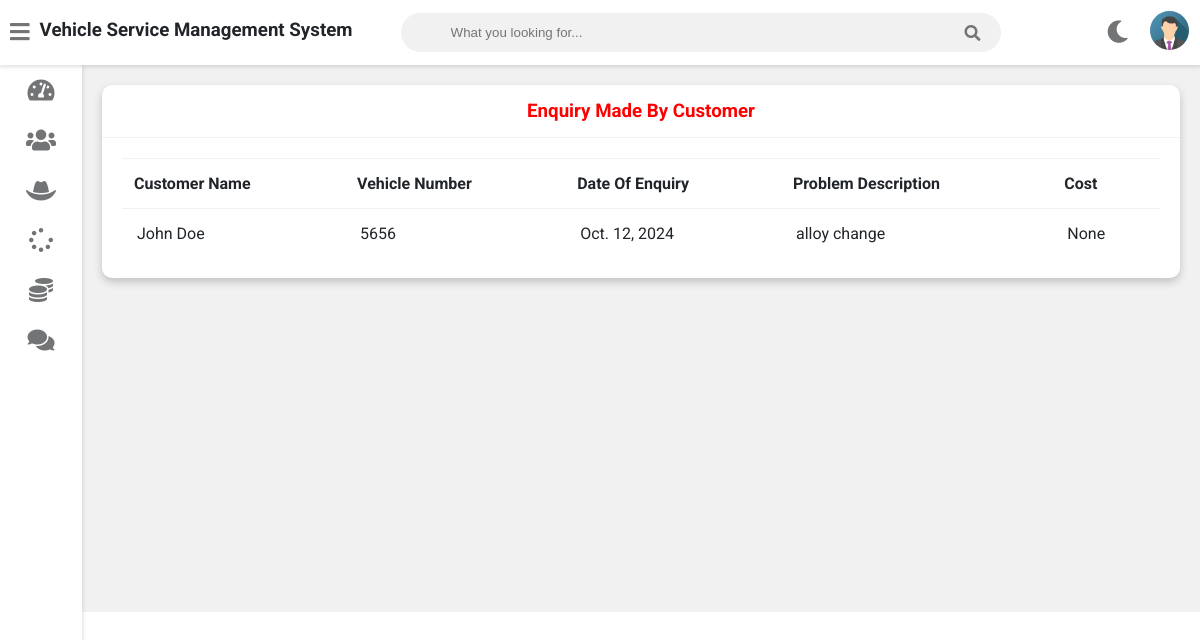
/admin-view-customer-enquiry (signed in), run on the app's committed database.
### vehicle/models.py (models this page shows, shortened)
class Customer(models.Model):
    user=models.OneToOneField(User,on_delete=models.CASCADE)
    profile_pic= models.ImageField(upload_to='profile_pic/CustomerProfilePic/',null=True,blank=True)
    address = models.CharField(max_length=40)
    mobile = models.CharField(max_length=20,null=False)
    @property
    def get_name(self):
        return self.user.first_name+" "+self.user.last_name

class Request(models.Model):
    cat=(('two wheeler with gear','two wheeler with gear'),('two wheeler without gear','two wheeler without gear'),('three wheeler','three wheeler'),('four wheeler','four wheeler'))
    category=models.CharField(max_length=50,choices=cat)
    vehicle_no=models.PositiveIntegerField(null=False)
    vehicle_name = models.CharField(max_length=40,null=False)
    vehicle_model = models.CharField(max_length=40,null=False)
    vehicle_brand = models.CharField(max_length=40,null=False)
    problem_description = models.CharField(max_length=500,null=False)
    date=models.DateField(auto_now=True)
    cost=models.PositiveIntegerField(null=True)
    customer=models.ForeignKey('Customer', on_delete=models.CASCADE,null=True)
    mechanic=models.ForeignKey('Mechanic',on_delete=models.CASCADE,null=True)
    stat=(('Pending','Pending'),('Approved','Approved'),('Repairing','Repairing'),('Repairing Done','Repairing Done'),('Released','Released'))
    status=models.CharField(max_length=50,choices=stat,default='Pending',null=True)

### vehicle/views.py (the view)
# urls.py: path('admin-view-customer-enquiry', views.admin_view_customer_enquiry_view,name='admin-view-customer-enquiry'),
@login_required(login_url='adminlogin')
def admin_view_customer_enquiry_view(request):
    enquiry=models.Request.objects.all().order_by('-id')
    customers=[]
    for enq in enquiry:
        customer=models.Customer.objects.get(id=enq.customer_id)
        customers.append(customer)
    return render(request,'vehicle/admin_view_customer_enquiry.html',{'data':zip(customers,enquiry)})

### templates/vehicle/admin_view_customer_enquiry.html
{% extends 'vehicle/adminbase.html' %}
{% block content %}
	<div class="wrapper">
		<div class="row">
			<div class="col-12 col-m-12 col-sm-12">
				<div class="card">
					<div class="card-header">
						<h3 style="color:red; text-align:center" >Enquiry Made By Customer
						</h3>
					</div>
					<div class="card-content">
						<table>
							<thead>
                <tr>
                  <th>Customer Name</th>
                  <th>Vehicle Number</th>
                  <th>Date Of Enquiry</th>
                  <th>Problem Description</th>
									<th>Cost</th>
                </tr>
							</thead>
							<tbody>
                {% for c,r in data %}
                <tr>
                  <td> {{c.get_name}}</td>
                  <td> {{r.vehicle_no}}</td>
                  <td> {{r.date}}</td>
                  <td>{{r.problem_description}}</td>
									<td>{{r.cost}}</td>
                </tr>
                {% endfor %}
							</tbody>
						</table>
					</div>
				</div>
			</div>
		</div>
<br><br><br><br><br><br><br><br><br><br><br><br><br><br><br><br>
	</div>
{% endblock content %}

### static/style.css (style rules this page uses)
:root { --primary-color: #4834d4; --success-color: #6ab04c; --warning-color: #f0932b; --danger-color: #eb4d4b; --light-color: #212529; --light-second-color: #727475; --light-background: #ffffff; --light-second-background: #f1f1f1; --dark-color: #909090; --dark-second-color: #f5f6fa; --dark-background: #23242D; --dark-second-background: #181818; }
.light { --main-bg-color: var(--light-background); --second-bg-color: var(--light-second-background); --main-color: var(--light-color); --second-color: var(--light-second-color); }
* { box-sizing: border-box; }
body { font-family: 'Roboto', sans-serif; background: var(--main-bg-color); color: var(--main-color); margin: 0; }
.wrapper { padding: 10px; margin-left: 82px; padding-top: 75px; background: var(--second-bg-color); transition: margin-left .5s; }
.row { display: flex; flex-wrap: wrap; flex-direction: row; }
.row:after, .row:before { box-sizing: border-box; }
[class*="col-"] { padding: 10px; }
@media only screen and (min-width: 600px) { .col-sm-12 { width: 100%; } }
@media only screen and (min-width: 768px) { .col-m-12 { width: 100%; } }
@media only screen and (min-width: 992px) { .col-12 { width: 100%; } }
.card { background: var(--main-bg-color); color: var(--main-color); border-radius: 10px; margin-bottom: 10px; box-shadow: 0 4px 8px 0 rgba(0,0,0,0.2); }
.card-header { padding: 15px 30px; border-bottom: 1px solid var(--second-bg-color); position: relative; }
.card-header h3 { margin: 0; }
.card-content { padding: 20px; overflow-x: auto; }
table { border-collapse: collapse; width: 100%; }
table td { border-top: 1px solid var(--second-bg-color); padding: 15px; }
table th { border-top: 1px solid var(--second-bg-color); border-bottom: 1px solid var(--second-bg-color); padding: 15px 12px; text-align: left; }

### data on the page
Customer: get_name "John Doe", vehicle_no "5656", date "Oct. 12, 2024", problem_description "alloy change", cost "None"
